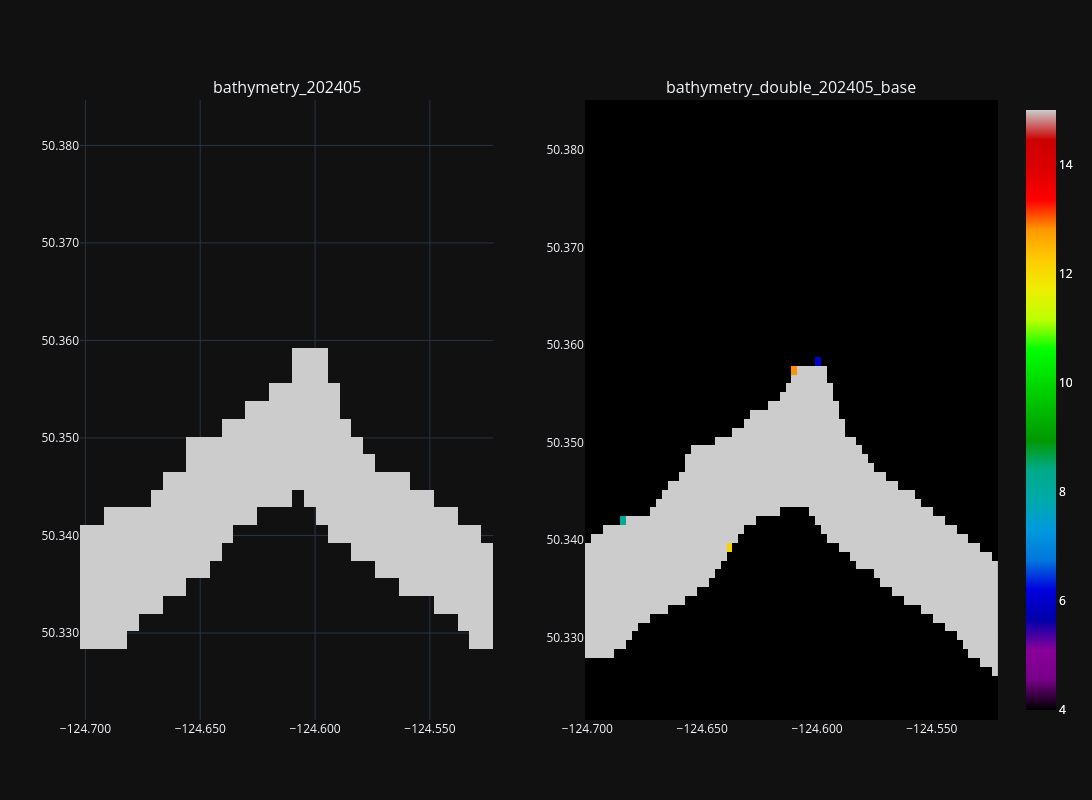

Source (notebook cell):
### Markdown cell above
### Tile 25, 8 - Brem Bay

### Code cell
fig = plotly_tile(tile_x_min_max[8], y_slices, bathy_ds, dbl_bathy_base_ds)
fig.show()

### Figure 1 — Plotly figure (JSON) as saved in the notebook; plotly's stock layout.template omitted (floating-point values rounded to 4 significant figures; data arrays with more than 128 entries replaced by an {"elided": "..."} marker saying what was removed)
{"data": [{"colorscale": [[0.0, "rgb(0, 0, 0)"], [0.05, "rgb(119, 0, 136)"], [0.1, "rgb(136, 0, 153)"], [0.15, "rgb(0, 0, 170)"], [0.2, "rgb(0, 0, 221)"], [0.25, "rgb(0, 119, 221)"], [0.3, "rgb(0, 153, 221)"], [0.35, "rgb(0, 170, 170)"], [0.4, "rgb(0, 170, 136)"], [0.45, "rgb(0, 153, 0)"], [0.5, "rgb(0, 187, 0)"], [0.55, "rgb(0, 221, 0)"], [0.6, "rgb(0, 255, 0)"], [0.65, "rgb(187, 255, 0)"], [0.7, "rgb(238, 238, 0)"], [0.75, "rgb(255, 204, 0)"], [0.8, "rgb(255, 153, 0)"], [0.85, "rgb(255, 0, 0)"], [0.9, "rgb(221, 0, 0)"], [0.95, "rgb(204, 0, 0)"], [1.0, "rgb(204, 204, 204)"]], "customdata": {"elided": "35x35x2 int values"}, "hovertemplate": "Lon: %{x:.3f}<br>Lat: %{y:.3f}<br>Depth: %{z:.2f} m<br>x, y: %{customdata}<extra></extra>", "x": [-124.7, -124.7, -124.7, -124.7, -124.7, -124.7, -124.7, -124.7, -124.7, -124.7, -124.6, -124.6, -124.6, -124.6, -124.6, -124.6, -124.6, -124.6, -124.6, -124.6, -124.6, -124.6, -124.6, -124.6, -124.6, -124.6, -124.6, -124.6, -124.6, -124.6, -124.5, -124.5, -124.5, -124.5, -124.5], "y": [50.32, 50.32, 50.33, 50.33, 50.33, 50.33, 50.33, 50.33, 50.34, 50.34, 50.34, 50.34, 50.34, 50.35, 50.35, 50.35, 50.35, 50.35, 50.35, 50.36, 50.36, 50.36, 50.36, 50.36, 50.37, 50.37, 50.37, 50.37, 50.37, 50.37, 50.38, 50.38, 50.38, 50.38, 50.38], "z": {"elided": "35x35 float values"}, "zmax": 15, "zmin": 4, "type": "heatmap", "xaxis": "x", "yaxis": "y"}, {"colorscale": [[0.0, "rgb(0, 0, 0)"], [0.05, "rgb(119, 0, 136)"], [0.1, "rgb(136, 0, 153)"], [0.15, "rgb(0, 0, 170)"], [0.2, "rgb(0, 0, 221)"], [0.25, "rgb(0, 119, 221)"], [0.3, "rgb(0, 153, 221)"], [0.35, "rgb(0, 170, 170)"], [0.4, "rgb(0, 170, 136)"], [0.45, "rgb(0, 153, 0)"], [0.5, "rgb(0, 187, 0)"], [0.55, "rgb(0, 221, 0)"], [0.6, "rgb(0, 255, 0)"], [0.65, "rgb(187, 255, 0)"], [0.7, "rgb(238, 238, 0)"], [0.75, "rgb(255, 204, 0)"], [0.8, "rgb(255, 153, 0)"], [0.85, "rgb(255, 0, 0)"], [0.9, "rgb(221, 0, 0)"], [0.95, "rgb(204, 0, 0)"], [1.0, "rgb(204, 204, 204)"]], "customdata": {"elided": "70x70x2 int values"}, "hovertemplate": "Lon: %{x:.3f}<br>Lat: %{y:.3f}<br>Depth: %{z:.2f} m<br>x, y: %{customdata}<extra></extra>", "x": [-124.7, -124.7, -124.7, -124.7, -124.7, -124.7, -124.7, -124.7, -124.7, -124.7, -124.7, -124.7, -124.7, -124.7, -124.7, -124.7, -124.7, -124.7, -124.7, -124.7, -124.6, -124.6, -124.6, -124.6, -124.6, -124.6, -124.6, -124.6, -124.6, -124.6, -124.6, -124.6, -124.6, -124.6, -124.6, -124.6, -124.6, -124.6, -124.6, -124.6, -124.6, -124.6, -124.6, -124.6, -124.6, -124.6, -124.6, -124.6, -124.6, -124.6, -124.6, -124.6, -124.6, -124.6, -124.6, -124.6, -124.6, -124.6, -124.6, -124.5, -124.5, -124.5, -124.5, -124.5, -124.5, -124.5, -124.5, -124.5, -124.5, -124.5], "y": [50.32, 50.32, 50.32, 50.32, 50.33, 50.33, 50.33, 50.33, 50.33, 50.33, 50.33, 50.33, 50.33, 50.33, 50.33, 50.34, 50.34, 50.34, 50.34, 50.34, 50.34, 50.34, 50.34, 50.34, 50.34, 50.34, 50.35, 50.35, 50.35, 50.35, 50.35, 50.35, 50.35, 50.35, 50.35, 50.35, 50.35, 50.36, 50.36, 50.36, 50.36, 50.36, 50.36, 50.36, 50.36, 50.36, 50.36, 50.36, 50.37, 50.37, 50.37, 50.37, 50.37, 50.37, 50.37, 50.37, 50.37, 50.37, 50.37, 50.38, 50.38, 50.38, 50.38, 50.38, 50.38, 50.38, 50.38, 50.38, 50.38, 50.38], "z": {"elided": "70x70 float values"}, "zmax": 15, "zmin": 4, "type": "heatmap", "xaxis": "x2", "yaxis": "y2"}], "layout": {"xaxis": {"anchor": "y", "domain": [0.0, 0.45], "tickformat": ".3f"}, "yaxis": {"anchor": "x", "domain": [0.0, 1.0], "tickformat": ".3f"}, "xaxis2": {"anchor": "y2", "domain": [0.55, 1.0], "tickformat": ".3f"}, "yaxis2": {"anchor": "x2", "domain": [0.0, 1.0], "tickformat": ".3f"}, "annotations": [{"font": {"size": 16}, "showarrow": false, "text": "bathymetry_202405", "x": 0.225, "xanchor": "center", "xref": "paper", "y": 1.0, "yanchor": "bottom", "yref": "paper"}, {"font": {"size": 16}, "showarrow": false, "text": "bathymetry_double_202405_base", "x": 0.775, "xanchor": "center", "xref": "paper", "y": 1.0, "yanchor": "bottom", "yref": "paper"}], "height": 800, "width": 1600}}
